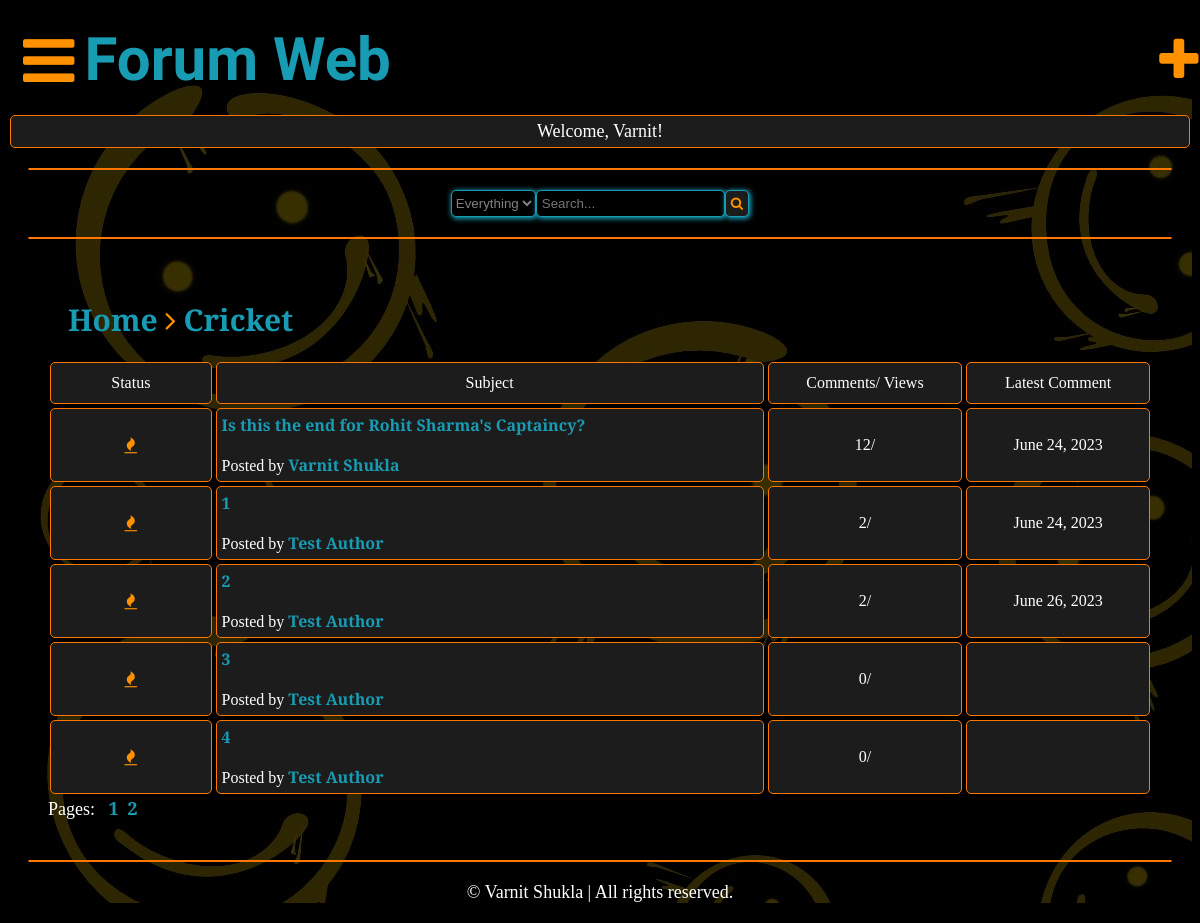
Page /posts/cricket/ (signed in) on the committed database.
### members/models.py (models this page shows, shortened)
class Category(models.Model):
    title = models.CharField(max_length=50)
    slug = models.SlugField(max_length=400, unique=True, blank=True)
    description = models.TextField(default="Description")
    class Meta:
        verbose_name_plural = "Categories"
    def __str__(self):
        return self.title

class Post(models.Model):
    title = models.CharField(max_length=200)
    slug = models.SlugField(max_length=400, unique=True, blank=True)
    user = models.ForeignKey(Author, on_delete=models.CASCADE)
    content = models.TextField()
    categories = models.ManyToManyField(Category)
    date = models.DateTimeField(auto_now_add=True)
    hitcount_generic = GenericRelation(HitCount, object_id_field='object_pk', related_query_name='hit_count_generic_relation')
    tags = TaggableManager()
    comments = models.ManyToManyField(Comment, blank=True)
    approved = models.BooleanField(default=False)
    def get_url(self):
        return reverse("details", kwargs={"slug": self.slug})
    @property
    def num_comments(self):
        ans = 0
        for comment in self.comments.all():
            ans += comment.num_reply()
            ans += 1
        return ans
    @property
    def last_reply(self):
        return self.comments.latest("date")

class Author(models.Model):
    user = models.ForeignKey(User, on_delete=models.CASCADE)
    fullname = models.CharField(max_length=40, blank=True, null=True)
    slug = models.SlugField(max_length=400, unique=True, blank=True)
    bio = models.TextField(blank=True, null=True)
    points = models.IntegerField(default=0)
    profile_pic = ResizedImageField(size=[50, 80], quality=100, upload_to="authors", default= None, null=True)

class Comment(models.Model):
    user = models.ForeignKey(Author, on_delete=models.CASCADE)
    content = models.TextField()
    date = models.DateTimeField(auto_now_add=True)
    replies = models.ManyToManyField(Reply, blank=True)
    def num_reply(self):
        return self.replies.count()

### members/views.py (the view)
# urls.py: path("posts/<slug>/", posts, name="posts"),
def posts(request, slug):
    category = get_object_or_404(Category, slug=slug)
    posts = Post.objects.filter(approved=True, categories=category)
    paginator = Paginator(posts, 5)
    page = request.GET.get("page")
    try:
        posts = paginator.page(page)
    except PageNotAnInteger:
        posts = paginator.page(1)
    except EmptyPage:
        posts = paginator.page(paginator.num_pages)
    context = {
        "posts": posts,
        "category": category,
        "title" : category.title,
    }
    return render(request, "posts.html", context)

### templates/posts.html (shortened to what this page needs)
{% extends 'base.html' %}
{% load hitcount_tags %}
{% block content %}
{% if user.is_authenticated %}
<form action="{% url 'searchresult_posts' %}" role="form" method="GET">
    <div class="searchbox">
            <select name="dropdown_posts" id="dropdown_posts">
                <option value="Everything">Everything</option>
            </select>
            <input type="text" name="searchquery_posts" id="searchquery_posts" placeholder="Search...">
            <button type="submit" name="search_posts" id="search_posts"><i class="fa fa-search"></i></button>
    </div>
</form>
<div class="separator"></div>
    <div class="container">
        <div class="path">
            <a href="{% url 'home' %}">Home</a>
            <i class="fa fa-angle-right"></i>
            <a href="#">{{category}}</a>
        </div>
        <div class="poststable">
            <div class="tablehead">
                <div class="status">Status</div>
                <div class="subjects">Subject</div>
                <div class="replies">Comments/ Views</div>
                <div class="lastpost">Latest Comment</div>
            </div>
            {% for post in posts %}
            <div class="tablerow">
                <div class="status"><i class="fa fa-fire"></i></div>
                <div class="subjects"><a href="{{post.get_url}}">{{post.title}}</a>
                    <br><br><span>Posted by&nbsp;<a href="#">{{post.user.fullname|title}}</a></span>
                </div>
                <div class="replies">{{post.num_comments}}/{% get_hit_count for post %}</div>
                <div class="lastpost">{{post.last_reply.date|date}}</div>
            </div>
            {% endfor %}
        </div>
        <div class="pagination">
            Pages: &nbsp;&nbsp;{% for num_page in posts.paginator.page_range %}<a href="?page={{num_page}}">{{num_page}}</a>&nbsp;&nbsp;{% endfor %}
        </div>
    </div>
    {% else %}
<br><br><br><br>
<h1 style="color:rgb(24, 156, 180); text-align: center;"> You are not logged in! </h1>
<br><br><br><br>
{% endif %}
    {% endblock content %}

### templates/base.html (shortened to what this page needs)
{% load static %}
<!DOCTYPE html>
<html lang="en">
<head>
    <link rel="stylesheet" href="{% static 'style.css' %}">
    <link rel="stylesheet" href="https://cdnjs.cloudflare.com/ajax/libs/font-awesome/4.7.0/css/font-awesome.min.css">
</head>
<body>
    <header>
        <div class="navbar">
            <a href="#" class="baricon" id="baricon" onclick="hideBar()"><i class="fa fa-bars"></i></a>
            <div class="logo">
                <a href="{% url 'home' %}">Forum Web</a>
            </div>
            {% if user.is_authenticated %}
            <div class="newpost">
            <a href="{% url 'post_creation' %}"><i class="fa fa-plus"></i></a>
            </div>
        </div>
        <div class="user">
            Welcome, {{user.username}}!
        </div>
            {% else %}
        </div>
        {% endif %}
    </header>
    <div class="separator"></div>
    {% block content %}
    {% endblock content %}
    <div class="separator"></div>
    <footer>
        <span class="footer">© Varnit Shukla | All rights reserved.</span>
    </footer>
</body>
</html>

### static/style.css (style rules this page uses)
html { background-color: black; color: rgb(255, 255, 255); font-family: 'Slabo 27px', serif; font-size: 18px; }
a { color: rgb(24, 156, 180); text-decoration: none; font-weight: bolder; }
i { color: rgb(255, 145, 0); }
body { background-image: url("bgimg.jpg"); }
.container { margin: 20px; padding: 20px; }
.separator { border: 1px solid rgb(255, 119, 0); border-radius: 5px; margin: 20px; }
.navbar { display: flex; align-items: center; padding: 10px; margin: 5px; }
.baricon { font-size: 60px; display: inline-block; cursor: pointer; margin-right: 10px; color: rgb(254, 254, 254); }
.logo { font-family: 'Staatliches', cursive; font-size: 60px; }
.searchbox { margin: 20px; display: flex; justify-content: center; }
.searchbox select { border-radius: 5px; background-color: black; border: 1px solid rgb(24, 156, 180); color: gray; box-shadow: 1px 1px 5px 1px rgb(24, 156, 180); }
.searchbox input { border-radius: 5px; background-color: black; color: gray; border: 1px solid rgb(24, 156, 180); padding: 5px; box-shadow: 1px 1px 5px 1px rgb(24, 156, 180); }
.searchbox button { border-radius: 5px; border: 1px solid rgb(24, 156, 180); padding: 5px; background-color: rgb(28, 28, 28); color: rgb(24, 156, 180); box-shadow: 1px 1px 5px 1px rgb(24, 156, 180); }
.footer { margin: 20px; display: flex; justify-content: center; }
.tablehead { display: grid; grid-template-columns: 15% 50% 18% 17%; height: max-content; }
.tablehead .status, .tablehead .replies, .tablehead .subjects, .tablehead .lastpost { background-color: rgb(28, 28, 28); margin: 2px; padding: 5px; border-radius: 5px; display: flex; height: 30px; justify-content: center; align-items: center; font-size: 16px; border-color: rgb(255, 119, 0); border-style: solid; border-width: 1px; }
.tablerow { display: grid; grid-template-columns: 15% 50% 18% 17%; height: max-content; }
.tablerow .status, .tablerow .replies, .tablerow .subjects, .tablerow .lastpost { background-color: rgb(28, 28, 28); font-size: 16px; margin: 2px; padding: 5px; border-radius: 5px; display: flex; justify-content: center; align-items: center; border-color: rgb(255, 119, 0); border-style: solid; border-width: 0.5px; }
.tablerow .subjects { display: block; }
.path { margin: 20px; font-size: 30px; }
.user { flex: 20%; background-color: rgb(28, 28, 28); border-radius: 5px; padding: 5px; margin: 2px; border-color: rgb(255, 119, 0); border-style: solid; border-width: 1px; text-align: center; }
.navbar { display: grid; grid-template-columns: max-content auto 5%; }
.navbar .logo { text-align: left; }
.newpost { font-size: 50px; color: rgb(24, 156, 180); margin-left: 40px; }

### rows in the picture
Category: title "Cricket"
Post: title "Is this the end for Rohit Sharma's Captaincy?", user.fullname "Varnit Shukla", num_comments "12", last_reply "June 24, 2023"
Post: title "1", user.fullname "Test Author", num_comments "2", last_reply "June 24, 2023"
Post: title "2", user.fullname "Test Author", num_comments "2", last_reply "June 26, 2023"
Post: title "3", user.fullname "Test Author", num_comments "0"
Post: title "4", user.fullname "Test Author", num_comments "0"

### other values in the picture
{{ user.username }} "Varnit"
{{ num_page }} "1" "2"
